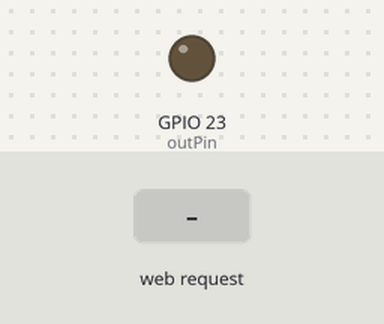
Simulated run of this sketch. Board: ESP32. Shown: output pins drawn as LEDs (lit = HIGH). Inputs (shaded band) come from the test bench. WiFi joins after 1.5 s; servers stay silent unless stated; what the sketch prints to the serial monitor is not drawn.

Above: at 2.7 s.
2.8 s: HTTP request GET /23/on received
At 3.7 s:
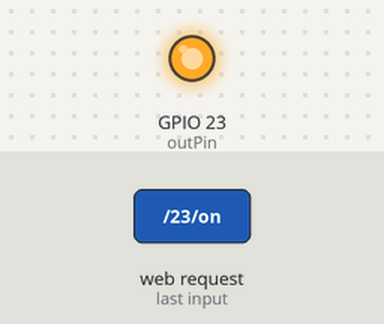
4.3 s: HTTP request GET /23/off received
At 4.8 s:
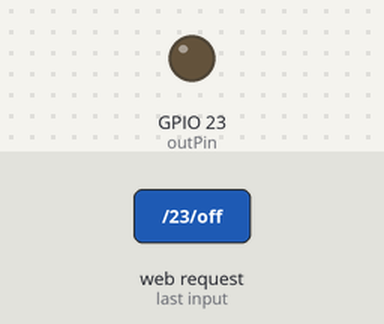
Timing chart, 0 to 7.3 s (numbered marks = the images above; inputs shaded):
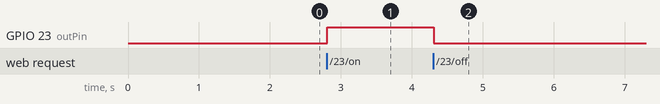

Measured:
- after the input at 2.8 s, GPIO 23 (outPin): LOW → HIGH at once
- after the input at 4.3 s, GPIO 23 (outPin): HIGH → LOW at once

The sketch:

ardlz.ino
```cpp
#ifdef ESP8266
 #include <ESP8266WiFi.h>
#else
 #include <WiFi.h>
#endif

const char* ssid = "Wifi";
const char* password = "12345678";

WiFiServer server(80);

String header; //variable para almacenar el encabezado de la solicitud HTTP


const int outPin = 23; // pin de salida
String outState = "apagado"; //variables auxiliar para almacenar el estado actual de la salida


unsigned long lastTime, timeout = 2000;

void setup() {
  Serial.begin(115200);

  pinMode(outPin, OUTPUT);
  digitalWrite(outPin, LOW);


  Serial.print("Conectando a ");
  Serial.println(ssid);
  WiFi.begin(ssid, password);

  while (WiFi.status() != WL_CONNECTED) {
    delay(500);
    Serial.print(".");
  }


  Serial.println("");
  Serial.println("Dispositivo conectado.");
  Serial.println("Direccion IP: ");
  Serial.println(WiFi.localIP());
  server.begin();

}

void loop(){

  WiFiClient client = server.available();   //El ESP32 siempre está escuchando a los clientes entrantes

  if (client) {

    lastTime = millis();

    Serial.println("Nuevo cliente.");
    String currentLine = ""; // Cadena para contener los datos entrantes del cliente
    while (client.connected() && millis() - lastTime <= timeout)
    {

      if (client.available()) {
        char c = client.read();
        Serial.write(c);
        header += c;
        // Si recibe salto de linea y la currentLine esta vacia,
        // la peticion http finalizó, se responde:
        if (c == '\n') {

          if (currentLine.length() == 0) {

            // Los encabezados HTTP siempre comienzan con un código de respuesta (por ejemplo, HTTP/1.1 200 OK)
            // y un tipo de contenido para que el cliente sepa lo que viene, luego una línea en blanco:

            client.println("HTTP/1.1 200 OK");
            client.println("Content-type:text/html");
            client.println("Connection: close");
            client.println();


            if (header.indexOf("GET /23/on") >= 0) {
              Serial.println("GPIO 23 encendido");
              outState = "encendido";
              digitalWrite(outPin, HIGH);
            }
            else if (header.indexOf("GET /23/off") >= 0) {
              Serial.println("GPIO 23 apagado");
              outState = "apagado";
              digitalWrite(outPin, LOW);
            }

            // Pagina web
            client.println("<!DOCTYPE html><html>");
            client.println("<head><meta name=\"viewport\" content=\"width=device-width, initial-scale=1\">");
            client.println("<link rel=\"icon\" href=\"data:,\">");


            client.println("<style>html { font-family: Helvetica; display: inline-block; margin: 0px auto; text-align: center;}");
            client.println(".button { background-color: #4CAF50; border: none; color: white; padding: 16px 40px;");
            client.println("text-decoration: none; font-size: 30px; margin: 2px; cursor: pointer;}");
            client.println(".buttonOff {background-color: #555555;}</style></head>");


            client.println("<body><h1>Control Remoto</h1>");  // Titulo


            client.println("<p>Dispositivo: " + outState + "</p>"); // Estado del dispositivo

            if (outState=="apagado") {
              client.println("<p><a href=\"/23/on\"><button class=\"button\">Encender</button></a></p>");
            } else {
              client.println("<p><a href=\"/23/off\"><button class=\"button buttonOff\">Apagar</button></a></p>");
            }

            client.println();

            break;
          } else {
            currentLine = "";
          }
        } else if (c != '\r') {// si tiene algo diferente a un carácter de retorno de carro
          currentLine += c;
        }
      }
    }

    header = "";
    client.stop();
    Serial.println("Cliente desconectado.");
    Serial.println("");
  }
}
```
